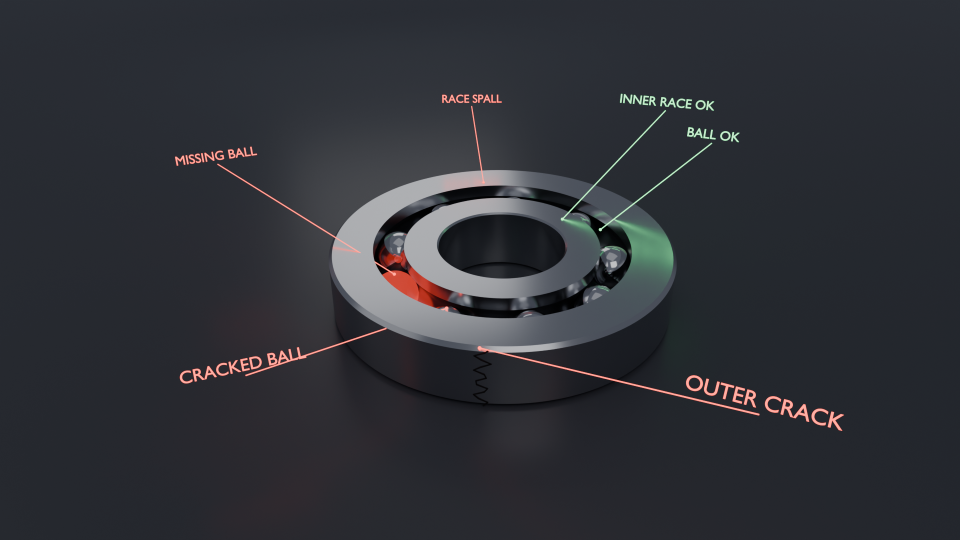
#> input picture assets/blender/models/bearing_fault.png, 1920 x 1080 px (shown at 1/2 size)
$ python -i cracks.py   (imports and definitions only)
#> lines starting #> are read from the running program, lines starting #| are printed output that depends on the picture; after the words box and inside, x2 and y2 are one past the last pixel; in counts of white or black regions, pixels touching at a corner belong together
#> further down, picture is the input picture: PIL image 1920x1080 RGBA; mean R, G, B, A 47.5, 49.1, 54.6, 255
"""Crack candidates in the colour texture, mapped back to mesh faces through UVs.

Cracks are thin, dark, elongated lines. A black-hat filter picks out thin dark structure,
a ridge filter confirms line shape, and connected components are kept only if long and thin.
"""
import cv2
import numpy as np
import trimesh
from PIL import Image
from skimage import measure, morphology

from backend.inspection.load import texture_image


def crack_mask(img: Image.Image, min_length_frac=0.06, min_elongation=5.0, min_contrast=35) -> tuple[np.ndarray, list[dict]]:
#> called with min_length_frac = 0.06, min_elongation = 5, min_contrast = 35
    gray = np.asarray(img.convert("L"))
    h, w = gray.shape
#> h = 1080; w = 1920
    scale = 2048 / max(h, w) if max(h, w) > 2048 else 1.0
#> scale = 1
    if scale != 1.0:
        gray = cv2.resize(gray, (int(w * scale), int(h * scale)), interpolation=cv2.INTER_AREA)
    gray = cv2.createCLAHE(clipLimit=2.0, tileGridSize=(8, 8)).apply(gray)
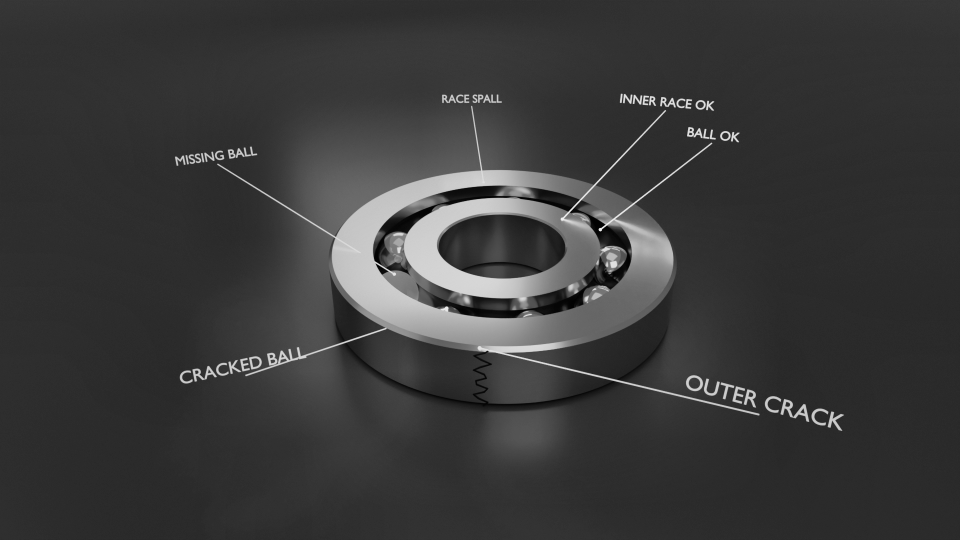
#> gray: shape (1080, 1920) (shown at 1/2 size); min 0, max 240, mean 57.8
    k = max(9, int(min(gray.shape) * 0.012) | 1)
#> k = 13
    blackhat = cv2.morphologyEx(gray, cv2.MORPH_BLACKHAT, cv2.getStructuringElement(cv2.MORPH_ELLIPSE, (k, k)))
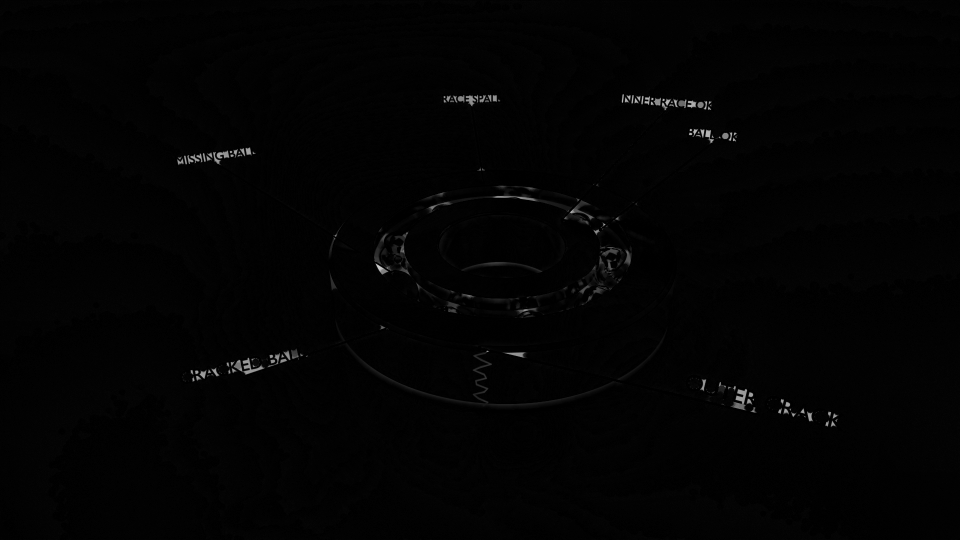
#> blackhat: shape (1080, 1920) (shown at 1/2 size); min 0, max 204, mean 2.6
    blackhat = cv2.GaussianBlur(blackhat, (3, 3), 0)
    thr, _ = cv2.threshold(blackhat, 0, 255, cv2.THRESH_BINARY + cv2.THRESH_OTSU)
#> thr = 54
    mask = blackhat > max(thr, min_contrast)
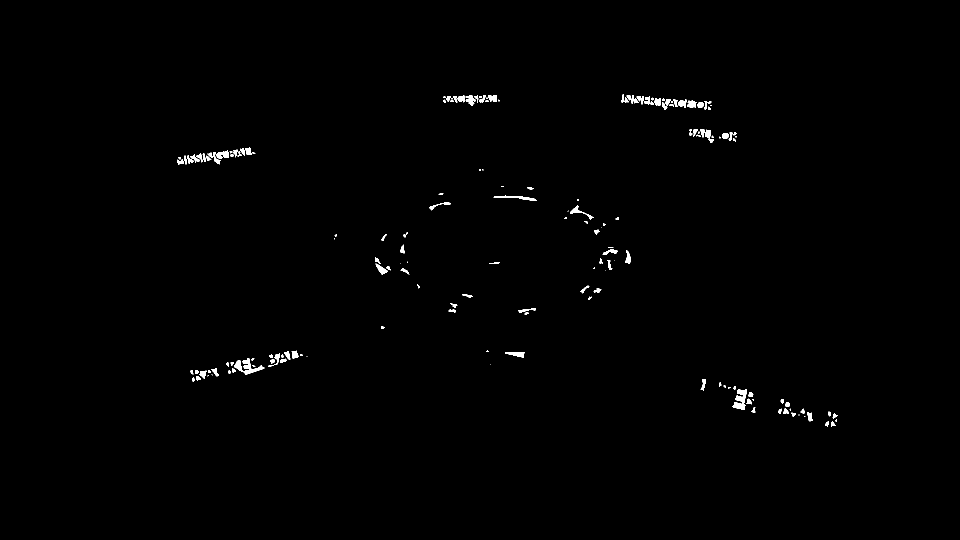
#> mask: shape (1080, 1920) bool (shown at 1/2 size); 0.56% white; 173 white regions (46 under 20 px), largest, box (x1, y1, x2, y2) and area: (468, 716, 529, 749) 735, (1464, 778, 1494, 820) 661, (987, 391, 1074, 402) 346
    mask = morphology.remove_small_objects(mask, max(20, int(mask.size * 2e-5)))
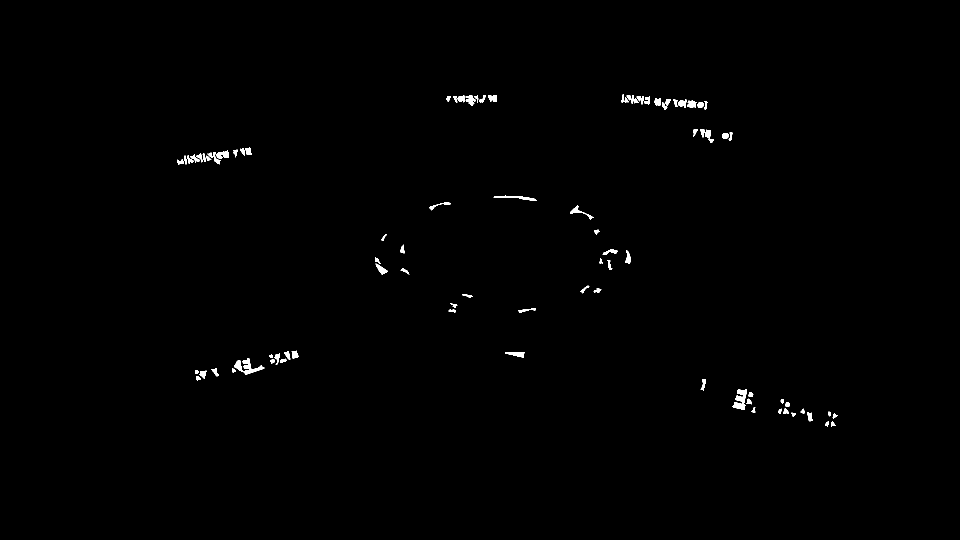
#> mask: shape (1080, 1920) bool (shown at 1/2 size); 0.49% white; 90 white regions, largest, box (x1, y1, x2, y2) and area: (468, 716, 529, 749) 735, (1464, 778, 1494, 820) 661, (987, 391, 1074, 402) 346

    labels = measure.label(mask, connectivity=2)
#> labels: shape (1080, 1920) int32; 91 distinct labels, from 0 to 90
    keep = np.zeros_like(mask)
    regions = []
    min_len = min_length_frac * max(gray.shape)
#> min_len = 115.2
    for r in measure.regionprops(labels):
        major = r.axis_major_length
        minor = max(r.axis_minor_length, 1.0)
        if major >= min_len and major / minor >= min_elongation:
            keep[labels == r.label] = True
            regions.append({"length_px": round(float(major / scale), 1),
                            "elongation": round(float(major / minor), 1),
                            "bbox": [int(v / scale) for v in r.bbox]})
#> this loop made 90 passes
#> (major, minor) on passes 1 to 12: (19.52, 4.01), (15.34, 12.68), (14.92, 7.2), (19.19, 7.4), (14.66, 6.14), (14.3, 10.07), (18.9, 4.04), (22.09, 16.28), (11.02, 7), (12.38, 7.39), (15.75, 5.61), (10.77, 7.34)
#> keep: shape (1080, 1920) bool; every value is 0
#> after the loop, regions = []
    if scale != 1.0:
        keep = cv2.resize(keep.astype(np.uint8), (w, h), interpolation=cv2.INTER_NEAREST).astype(bool)
    return keep, regions


def faces_on_mask(mesh: trimesh.Trimesh, mask: np.ndarray) -> np.ndarray:
    """Faces whose UV footprint touches the mask (centroid + vertices sampled)."""
    uv = mesh.visual.uv
    h, w = mask.shape
    fat = cv2.dilate(mask.astype(np.uint8), np.ones((5, 5), np.uint8)).astype(bool)
    tri_uv = uv[mesh.faces]                       # (F, 3, 2)
    pts = np.concatenate([tri_uv, tri_uv.mean(axis=1, keepdims=True)], axis=1)  # (F, 4, 2)
    u = np.clip((pts[..., 0] % 1.0) * (w - 1), 0, w - 1).astype(int)
    v = np.clip((1 - (pts[..., 1] % 1.0)) * (h - 1), 0, h - 1).astype(int)
    return fat[v, u].any(axis=1)


def detect(mesh: trimesh.Trimesh) -> dict:
    img = texture_image(mesh)
    if img is None:
        return {"enabled": False, "reason": "no colour texture with UVs; cracks are only searched in texture"}
    mask, regions = crack_mask(img)
    flagged = faces_on_mask(mesh, mask) if regions else np.zeros(len(mesh.faces), bool)
    area = mesh.area_faces
    return {
        "enabled": True,
        "regions": len(regions),
        "region_details": regions[:20],
        "faces_flagged": int(flagged.sum()),
        "area_frac": float(area[flagged].sum() / area.sum()) if area.sum() > 0 else 0.0,
        "texture_px_frac": float(mask.mean()),
        "method": "black-hat + elongation filter on the texture, mapped to faces via UV",
        "_faces": flagged, "_mask": mask,
    }

>>> from PIL import Image
>>> picture = Image.open('../../assets/blender/models/bearing_fault.png')
>>> result = crack_mask(picture)
